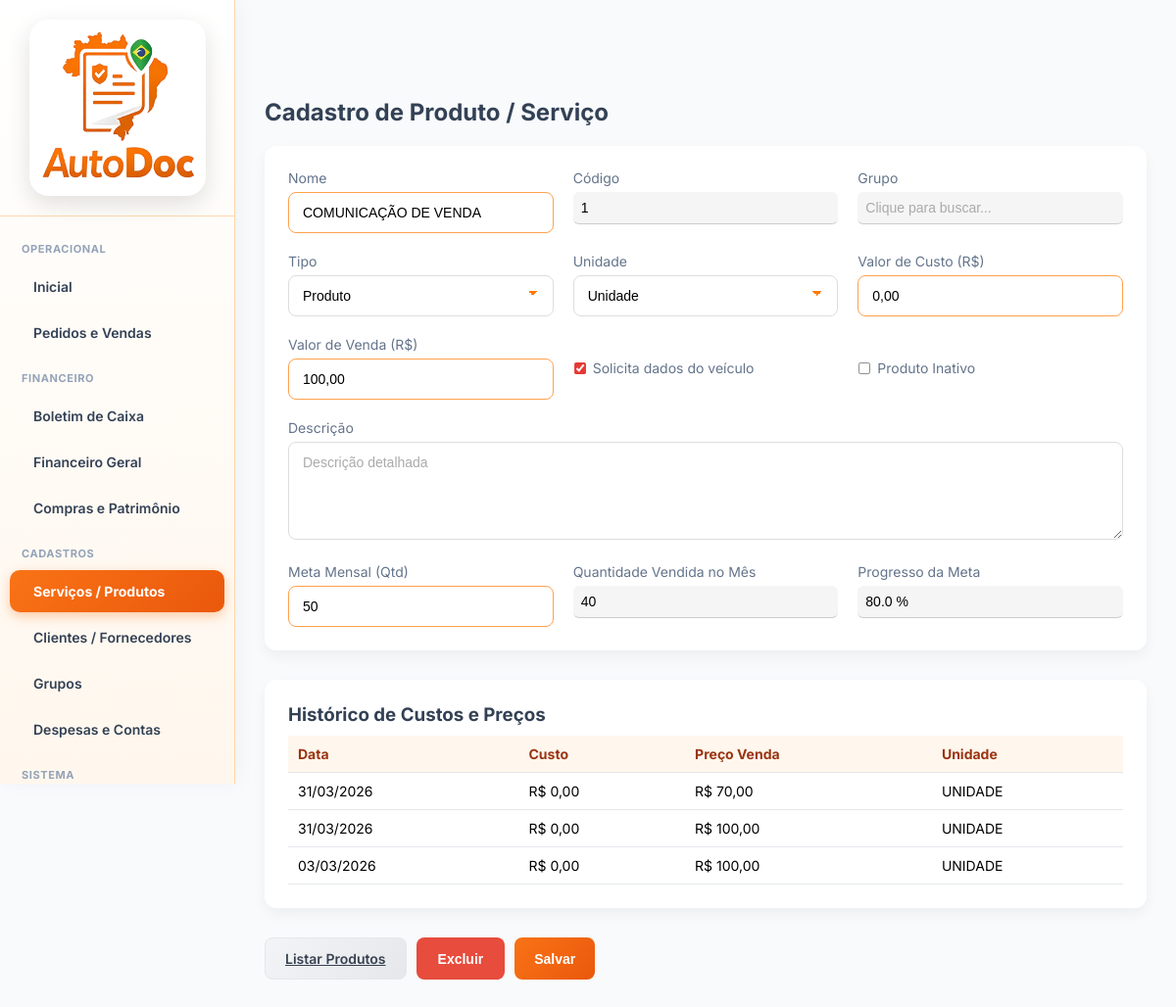
Screenshot of /user/frmServProd.php?id=33 (signed in) with the database file from the repository.
### tables this page shows
CREATE TABLE `servprod` (
  `id` int NOT NULL AUTO_INCREMENT,
  `Nome` varchar(400) NOT NULL,
  `Tipo` int NOT NULL,
  `Inativo` int NOT NULL,
  `Descricao` varchar(350) NOT NULL,
  `Unidade` varchar(20) NOT NULL,
  `ValorCusto` decimal(10,2) NOT NULL,
  `ValorVenda` decimal(10,2) NOT NULL,
  `idEmpresa` int NOT NULL,
  `Codigo` int NOT NULL,
  `DataAlt` datetime DEFAULT NULL,
  `SolicitaVeiculo` int NOT NULL,
  `MetaMensal` int NOT NULL DEFAULT '0',
  `Grupo` int DEFAULT NULL,
  PRIMARY KEY (`id`)
);

CREATE TABLE `servprodcusto` (
  `Controle` int NOT NULL AUTO_INCREMENT,
  `idEmpresa` int NOT NULL,
  `ValorCusto` decimal(10,2) NOT NULL,
  `Data` date NOT NULL,
  `Unidade` varchar(30) NOT NULL,
  `ServProd` int NOT NULL,
  `ValorVenda` decimal(10,2) NOT NULL,
  `DataAlt` datetime DEFAULT NULL,
  PRIMARY KEY (`Controle`)
);

### base/baseFuncoes.php (called while the page is built, shortened)
<?php
require_once 'connection.php';
function ExSqlNET($sql, $conn = null, $params = [])
{
    if ($conn === null) {
        global $dbGeralNET;
        $conn = $dbGeralNET;
    }
    $stmt = $conn->prepare($sql);
    $stmt->execute($params);
    return $stmt->fetchAll(PDO::FETCH_ASSOC);
}
?>

### user/frmServProd.php (the view, shortened to what this page needs)
<?php
include '../base/baseFuncoes.php';
$id = $_GET['id'] ?? null;
if ($id) {
    $quantidadeMes = 0;
    $dados = ExSqlNET(
        "SELECT *
         FROM servprod
         WHERE id = ?
            AND idEmpresa = ?",
        null,
        [$id, $_SESSION['idEmpresa']]
    );
    $dados = $dados[0] ?? null;
    $dadosCusto = ExSqlNET("
        SELECT Data, ValorCusto, ValorVenda, Unidade,
            CASE Unidade WHEN 1 THEN 'UNIDADE' WHEN 2 THEN 'PACOTE' WHEN 3 THEN 'HORA' WHEN 4 THEN 'MENSAL'
            END AS UnidadeLiteral
        FROM servprodcusto
        WHERE servprod = ?
        AND idEmpresa = ?
        ORDER BY Data DESC
    ", null, [$dados['id'], $_SESSION['idEmpresa']]);
    $dadosMeta = ExSqlNET("
        SELECT SUM(Qtd) AS Total
        FROM movimentoitem
        LEFT JOIN movimento on movimento.id = movimentoitem.ControleMovimento
        WHERE ServProd = ?
        AND movimento.idEmpresa = ?
        AND MONTH(Data) = MONTH(CURDATE())
        AND YEAR(Data) = YEAR(CURDATE())
    ", null, [$id, $_SESSION['idEmpresa']]);
    $Alterando = true;
    $quantidadeMes = $dadosMeta[0]['Total'] ?? 0;
    $metaMensal = $dados['MetaMensal'] ?? 0;
    $percentual = 0;
    if ($metaMensal > 0) {
        $percentual = ($quantidadeMes / $metaMensal) * 100;
    }
} else {
    $Alterando = false;
}
$nomeGrupo = '';
?>
<!DOCTYPE html>
<html lang="pt-br">
<head>
    <link rel="stylesheet" href="../css/base.css">
</head>
<body>
    <?php include '../base/navbarUser.php'; ?>
    <div class="content">
        <form method="post">
        <div class="page-title">Cadastro de Produto / Serviço</div>
        <div class="card">
            <div class="form-grid">
                <div>
                    <label>Nome</label>
                    <input type="text" id ="Nome" name="Nome" placeholder="Nome do produto ou serviço" value="<?= $Alterando ? htmlspecialchars($dados['Nome']) : '' ?>">
                </div>
                <div>
                    <label>Código</label>
                    <input type="text" placeholder="Código interno" value="<?= $Alterando ? htmlspecialchars($dados['Codigo']) : '' ?>" readonly>
                </div>
                <div>
                    <label>Grupo</label>
                    <input type="text"
                           id="grupo_nome"
                           value="<?= htmlspecialchars($nomeGrupo) ?>"
                           placeholder="Clique para buscar..."
                           onclick="abrirModal('grupo')"
                           readonly>
                </div>
                <div>
                    <label>Tipo</label>
                    <select name="Tipo" id="Tipo">
                        <option value="2" <?= ($Alterando && $dados['Tipo'] == 2) ? 'selected' : '' ?>>
                            Produto
                        </option>
                    </select>
                </div>
                <div>
                    <label>Unidade</label>
                    <select name="Unidade" id="Unidade">
                        <option value="1" <?= ($Alterando && $dados['Unidade'] == 1) ? 'selected' : '' ?>>
                            Unidade
                        </option>
                    </select>
                </div>
                <div>
                    <label>Valor de Custo (R$)</label>
                    <input
                        type="text"
                        id="valorCusto"
                        name="valorCusto"
                        placeholder="0,00"
                        value="<?= $Alterando ? number_format((float)$dados['ValorCusto'], 2, ',', '.') : '' ?>"
                    >
                </div>
                <div>
                    <label>Valor de Venda (R$)</label>
                    <input
                        type="text"
                        id="valorVenda"
                        name="valorVenda"
                        placeholder="0,00"
                        value="<?= $Alterando ? number_format((float)$dados['ValorVenda'], 2, ',', '.') : '' ?>"
                    >
                </div>
                <div class="checkbox">
                    <input type="checkbox" name="SolicitaVeiculo" id ="SolicitaVeiculo"
                        <?= $Alterando && !empty($dados['SolicitaVeiculo']) ? 'checked' : '' ?>>
                    <label for="SolicitaVeiculo">Solicita dados do veículo</label>
                </div>
                <div class="checkbox">
                    <input
                        type="checkbox"
                        id="inativo"
                        name="inativo"
                        value="1"
                        <?= ($Alterando && $dados['Inativo'] == 1) ? 'checked' : '' ?>
                    >
                    <label for="inativo">Produto Inativo</label>
                </div>
                <div style="grid-column: 1 / -1;">
                    <label>Descrição</label>
                    <textarea placeholder="Descrição detalhada" id="Descricao" name="Descricao"><?= htmlspecialchars($dados['Descricao'] ?? '') ?></textarea>
                </div>
                <div>
                    <label>Meta Mensal (Qtd)</label>
                    <input
                        type="number"
                        name="MetaMensal"
                        id="MetaMensal"
                        placeholder="Ex: 100"
                        value="<?= $Alterando ? htmlspecialchars($dados['MetaMensal'] ?? 0) : '' ?>"
                    >
                </div>
                <div>
                    <label>Quantidade Vendida no Mês</label>
                    <input
                        type="text"
                        readonly
                        value="<?= $Alterando ? $quantidadeMes : 0 ?>"
                    >
                </div>
                <div>
                    <label>Progresso da Meta</label>
                    <input
                        type="text"
                        readonly
                        value="<?= number_format((float)($percentual ?? 0), 1) ?> %"
                    >
                </div>
            </div>
        </div>
        <div class="card">
            <h3 style="margin-bottom: 10px; color:#334155;">Histórico de Custos e Preços</h3>
            <table>
                <thead>
                    <tr>
                        <th>Data</th>
                        <th>Custo</th>
                        <th>Preço Venda</th>
                        <th>Unidade</th>
                    </tr>
                </thead>
                <tbody>
                    <?php if (!empty($dadosCusto)): ?>
                    <?php foreach ($dadosCusto as $custo): ?>
                        <tr>
                            <td><?= date('d/m/Y', strtotime($custo['Data'])) ?></td>
                            <td>
                                R$ <?= number_format((float)$custo['ValorCusto'], 2, ',', '.') ?>
                            </td>
                            <td>
                                R$ <?= number_format((float)$custo['ValorVenda'], 2, ',', '.') ?>
                            </td>
                            <td><?= htmlspecialchars($custo['UnidadeLiteral']) ?></td>
                        </tr>
                        <?php endforeach; ?>
                    <?php endif; ?>
                </tbody>
            </table>
        </div>
        <div class="actions">
            <a href="frmServProdLista.php" class="btn btn-secondary">
                Listar Produtos
            </a>
            <?php if ($Alterando): ?>
                <button
                    type="submit"
                    name="excluir"
                    class="btn-excluir"
                    onclick="return confirm('Tem certeza que deseja excluir este Produto / Serviço? Essa ação não pode ser desfeita.')"
                >
                    Excluir
                </button>
            <?php endif; ?>
            <button type="submit" name= "salvar" class="btn">Salvar</button>
        </div>
        </form>
    </div>
</body>
</html>

### css/base.css (style rules this page uses)
* { margin: 0; padding: 0; box-sizing: border-box; }
html, body { width: 100%; height: 100%; font-family: 'Inter', Arial, sans-serif; background-color: #f5f6fa; font-family: 'Inter', sans-serif; background-color: #f1f5f9; }
body { margin: 0; font-family: 'Inter', Arial, sans-serif; background-color: #f8fafc; }
.content { margin-left: 240px; padding: 30px; }
.page-title { font-size: 24px; font-weight: 700; color: #334155; margin-bottom: 20px; }
.card { background: #ffffff; padding: 20px; border-radius: 12px; box-shadow: 0 6px 14px rgba(0,0,0,0.05); }
table { width: 100%; border-collapse: collapse; }
th, td { padding: 12px; border-bottom: 1px solid #e5e7eb; text-align: left; font-size: 14px; }
th { background-color: #fff7ed; color: #9a3412; }
.card { background: #ffffff; padding: 24px; border-radius: 12px; box-shadow: 0 6px 14px rgba(0,0,0,0.05); margin-bottom: 30px; }
.form-grid { display: grid; grid-template-columns: repeat(auto-fit, minmax(240px, 1fr)); gap: 20px; }
label { font-size: 14px; color: #64748b; margin-bottom: 6px; display: block; }
input, select, textarea { width: 100%; padding: 10px 12px; border: 1px solid #e5e7eb; border-radius: 8px; font-size: 14px; }
textarea { resize: vertical; min-height: 80px; }
.checkbox { display: flex; align-items: center; gap: 6px; }
.checkbox input[type="checkbox"] { transform: scale(0.85); margin: 0; }
.checkbox label { margin: 0; cursor: pointer; }
.checkbox input[type="checkbox"] { width: 14px; height: 14px; accent-color: #e53935; }
.btn { background: linear-gradient(135deg, #f97316, #ea580c); color: #ffffff; border: none; padding: 12px 20px; border-radius: 8px; font-size: 14px; font-weight: 600; cursor: pointer; }
.btn-secondary { background: linear-gradient(135deg, #f3f4f6, #e5e7eb); color: #374151; border: 1px solid #e5e7eb; transition: all 0.25s ease; }
table { width: 100%; border-collapse: collapse; margin-top: 10px; }
table th, table td { padding: 10px; border-bottom: 1px solid #e5e7eb; font-size: 14px; text-align: left; }
table th { background-color: #fff7ed; color: #9a3412; }
.actions { display: flex; gap: 10px; flex-wrap: wrap; margin-top: 20px; }
th, td { padding: 10px; border-bottom: 1px solid #e5e7eb; }
.actions { margin-bottom: 15px; display: flex; gap: 10px; flex-wrap: wrap; }
input, textarea, select { font-family: 'Poppins', sans-serif; padding: 12px 14px; font-size: 14px; border: 1.5px solid #ddd; border-radius: 8px; outline: none; transition: all 0.25s ease; background-color: #fff; width: 100%; }
input::placeholder, textarea::placeholder { color: #aaa; }
input:not(:placeholder-shown), textarea:not(:placeholder-shown) { border-color: #ffa14d; }
select { appearance: none; -webkit-appearance: none; -moz-appearance: none; background-image: linear-gradient(45deg, transparent 50%, #ff7a00 50%), linear-gradient(135deg, #ff7a00 50%, transparent 50%); background-position: calc(100% - 20px) calc(50% - 3px), calc(100% - 15px) calc(50% - 3px); background-size: 5px 5px, 5px 5px; background-repeat: no-repeat; }
option { font-family: 'Poppins', sans-serif; }
textarea { resize: vertical; min-height: 100px; }
.btn-excluir { background: #e74c3c; color: #fff; padding: 10px 22px; border: none; border-radius: 8px; font-size: 14px; font-weight: 600; cursor: pointer; transition: all 0.25s ease; }
input[readonly] { border: none; border-bottom: 1px solid #ccc; outline: none; background: #f5f5f5; padding: 8px; border-radius: 6px; transition: 0.2s; }

### rows the page displays
servprod: Nome "COMUNICAÇÃO DE VENDA", Codigo "1", Tipo "Produto", Unidade "Unidade", valorCusto "0,00", valorVenda "100,00", SolicitaVeiculo "☑", MetaMensal "50"
servprodcusto: Data "31/03/2026", ValorCusto "0,00", ValorVenda "70,00", UnidadeLiteral "UNIDADE"
servprodcusto: Data "31/03/2026", ValorCusto "0,00", ValorVenda "100,00", UnidadeLiteral "UNIDADE"
servprodcusto: Data "03/03/2026", ValorCusto "0,00", ValorVenda "100,00", UnidadeLiteral "UNIDADE"
